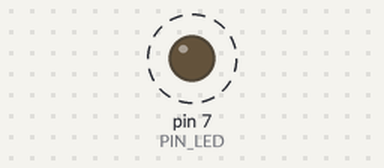
Bench run of a sketch on a simulated Arduino Uno, built with avr-gcc and run on an emulated ATmega328P. Shown: output pins drawn as LEDs (lit = HIGH). Dashed ring = blinking. At 2.0 s the program stops and its outputs stay as they are.

Above: at 1.05 s.
Timing chart, 0 to 3.5 s (numbered marks = the images above):
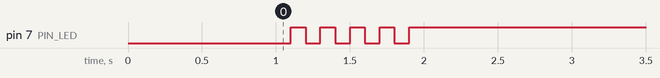

The sketch:

05_practice_2.ino
```cpp
#define PIN_LED 7
unsigned int count;

void setup() {
  pinMode(PIN_LED, OUTPUT);
   digitalWrite(PIN_LED, 0);
  delay(1000);
  digitalWrite(PIN_LED, 1);
  count = 0 ;
}


void loop() {

  digitalWrite(PIN_LED, 0);
  delay(100);
  digitalWrite(PIN_LED, 1);
  delay(100);
  count += 1 ;
  if (count==5) {
    digitalWrite(PIN_LED, 1);
    while(1){} //infinite loop

    }


}
```

Measured:
- by itself, pin 7 (PIN_LED): alternates HIGH for 0.10 s and LOW for 0.10 s, 9 changes in all, then stays HIGH
